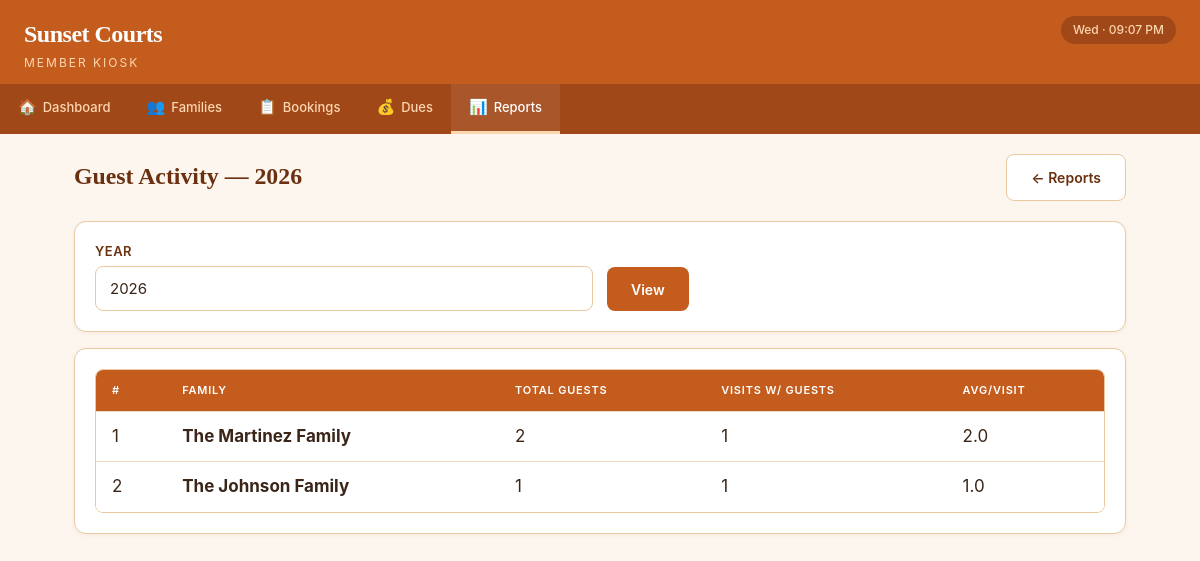
Before: /reports/guests with the older database file.
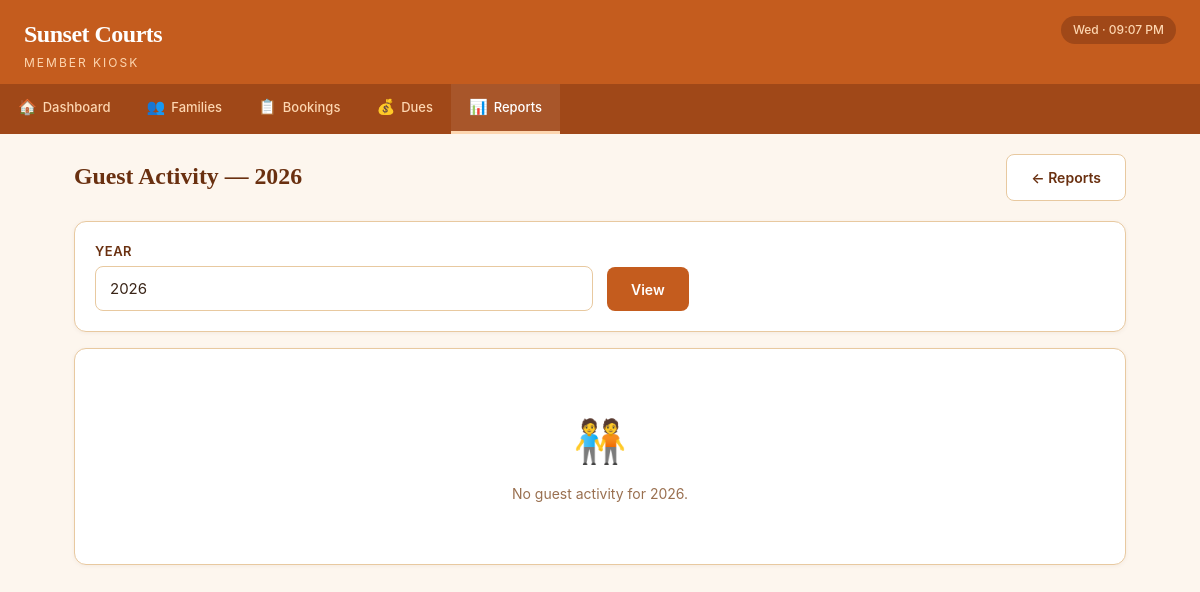
After: the same page with the newer database file.
### tables this page shows
CREATE TABLE families (
            family_id       INTEGER PRIMARY KEY AUTOINCREMENT,
            family_name     TEXT    NOT NULL,
            primary_contact TEXT,
            phone           TEXT,
            email           TEXT,
            join_date       DATE    NOT NULL DEFAULT (date('now')),
            is_banned       INTEGER NOT NULL DEFAULT 0,
            notes           TEXT,
            created_at      DATETIME NOT NULL DEFAULT (datetime('now'))
        );

### app.py (the view)
@app.route('/reports/guests')
def report_guests():
    year = request.args.get('year', date.today().year, type=int)
    report = query_db('''
        SELECT f.family_name, SUM(b.guest_count) as total_guests,
               COUNT(CASE WHEN b.guest_count > 0 THEN 1 END) as visits_with_guests
        FROM bookings b JOIN families f ON b.family_id = f.family_id
        WHERE strftime('%Y', b.booking_date) = ? AND b.is_cancelled = 0 AND b.guest_count > 0
        GROUP BY f.family_id ORDER BY total_guests DESC
    ''', (str(year),))
    return render_template('reports/guests.html', guest_report=report, year=year)

### app.py (called while the page is built)
@app.context_processor
def inject_globals():
    now = datetime.now()
    return {
        'today_display': now.strftime('%a · %I:%M %p')
    }

### db.py (called while the page is built)
def get_db():
    conn = sqlite3.connect(DB_PATH)
    conn.execute("PRAGMA foreign_keys = ON")
    conn.row_factory = sqlite3.Row
    return conn

def query_db(query, args=(), one=False):
    conn = get_db()
    try:
        cursor = conn.execute(query, args)
        results = cursor.fetchall()
        return results[0] if one and results else (None if one else results)
    finally:
        conn.close()

### templates/reports/guests.html (shortened to what this page needs)
{% extends "base.html" %}
{% block content %}
<div class="page-header"><h2>Guest Activity — {{ year }}</h2><a href="{{ url_for('reports_home') }}" class="btn btn-outline">← Reports</a></div>
<div class="card mb-16">
    <form method="GET" action="{{ url_for('report_guests') }}" class="form-row" style="align-items:end;">
        <div class="form-group" style="margin-bottom:0;"><label>Year</label><input type="number" name="year" value="{{ year }}" min="2020" max="2030"></div>
        <div class="form-group" style="margin-bottom:0;"><button type="submit" class="btn btn-primary">View</button></div>
    </form>
</div>
{% if guest_report %}
<div class="card"><div class="table-wrap"><table>
    <thead><tr><th>#</th><th>Family</th><th>Total Guests</th><th>Visits w/ Guests</th><th>Avg/Visit</th></tr></thead>
    <tbody>{% for r in guest_report %}<tr><td>{{ loop.index }}</td><td><strong>{{ r.family_name }}</strong></td><td>{{ r.total_guests }}</td><td>{{ r.visits_with_guests }}</td><td>{{ '%.1f' % (r.total_guests / r.visits_with_guests) }}</td></tr>{% endfor %}</tbody>
</table></div></div>
{% else %}
<div class="card"><div class="empty-state"><div class="empty-icon">🧑‍🤝‍🧑</div><p>No guest activity for {{ year }}.</p></div></div>
{% endif %}
{% endblock %}

Changed rows visible on the page:
removed families: family_name "The Martinez Family", total_guests "2", visits_with_guests "1", total_guests "2.0"
removed families: family_name "The Johnson Family", total_guests "1", visits_with_guests "1", total_guests "1.0"
Other visible differences:
{{ year }}: (not shown) → "2026"
text no longer shown: "# FAMILY TOTAL GUESTS VISITS W/ GUESTS AVG/VISIT"
text now shown: "🧑‍🤝‍🧑 No guest activity for ."
